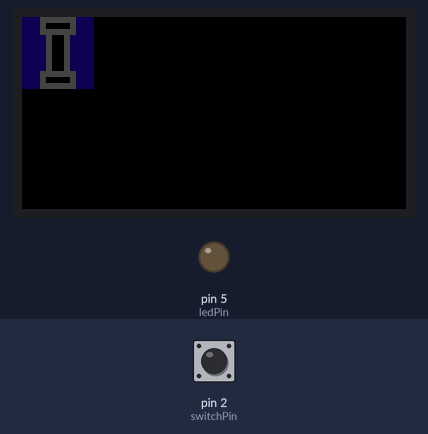
The sketch below on a simulated Arduino Mega 2560, built with avr-gcc and run on an emulated ATmega2560. Shown: 64×32 colour display, output pins drawn as LEDs (lit = HIGH). The test bench sets the inputs (shaded band); at power-on: pin 2 (switchPin) HIGH.

Above: at 1.2 s.
1.3 s: pin 2 (switchPin) pulled LOW for 0.15 s
At 2.4 s:
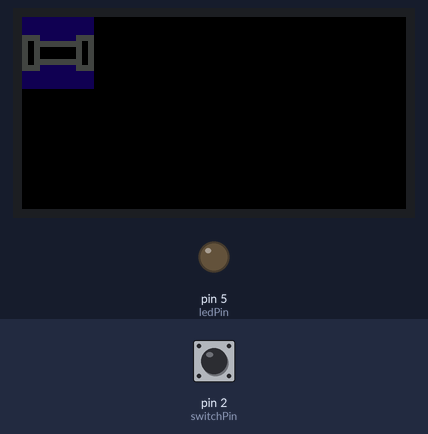
Timing chart, 0 to 4.3 s (numbered marks = the images above; inputs shaded):
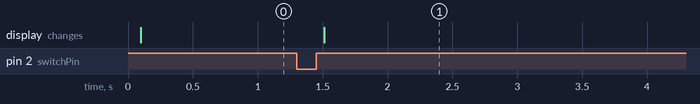

Measured:
- after the input at 1.3 s, the display: changes after 0.21 s (image 1)

The sketch:

pipe_rotation.ino
```cpp
#include <RGBmatrixPanel.h>

/* button setup */
const int switchPin = 2;
const int ledPin = 5;

int ledState = LOW;
int currentState = LOW;
int lastState = LOW;

unsigned long lastDebounceTime;
unsigned long debounceTime = 50;

/* LED matrix setup */
#define CLK 11 // USE THIS ON ARDUINO MEGA
#define OE   9
#define LAT 10
#define A   A0
#define B   A1
#define C   A2
#define D   A3

RGBmatrixPanel matrix(A, B, C, D, CLK, LAT, OE, false, 64);
int locationx = 0;
int locationy = 0;
//location x, y is the corner of the square of the pipe area


void setup() {
  // button
  pinMode(switchPin, INPUT_PULLUP);
  pinMode(ledPin, OUTPUT);

  // LED matrix
  matrix.begin();
}

void loop() {
  int readSwitch = digitalRead(switchPin);

  //check to see if new read is same as old state, if not then new lastDebounceTime
  if(readSwitch != lastState){
    lastDebounceTime = millis();
  }

  // put your main code here, to run repeatedly:
  if((millis()-lastDebounceTime)>debounceTime){
    //we only want to do something if the state changes
    if(readSwitch!=currentState){
      currentState = readSwitch;
      if(currentState == HIGH){
        //toggle between on and off
        ledState = !ledState;
          if (ledState){
            draw_vertical_pipe();
          }
          else{
            draw_horizontal_pipe();
          }
      }
    }
  }
  lastState = readSwitch;
}

void draw_vertical_pipe(void){
  //Vertical Pipe
  //filling pipe rectangle
  matrix.fillRect(locationx, locationy, 12, 12, matrix.Color444(1, 0, 5));
  //rectangle on bottom side
  matrix.drawRect(locationx + 3, locationy, 6, 3, matrix.Color444(4, 4, 4));
  matrix.fillRect(locationx + 4, locationy + 1, 4, 1, matrix.Color444(0,0,0));
  //middle rectangle
  matrix.drawRect(locationx + 4, locationy + 2, 4, 8, matrix.Color444(4, 4, 4));
  matrix.fillRect(locationx + 5, locationy + 3, 2, 6, matrix.Color444(0,0,0));
  //rectangle on top side
  matrix.drawRect(locationx + 3, locationy + 9, 6, 3, matrix.Color444(4, 4, 4));
  matrix.fillRect(locationx + 4, locationy + 10, 4, 1, matrix.Color444(0, 0, 0));
}

void draw_horizontal_pipe(void){
  //Horizontal Pipe
  //filling pipe rectangle
  matrix.fillRect(locationx, locationy, 12, 12, matrix.Color444(1, 0, 5));
  //rectangle on right side
  matrix.drawRect(locationx, locationy + 3, 3, 6, matrix.Color444(4, 4, 4));
  matrix.fillRect(locationx + 1, locationy + 4, 1, 4, matrix.Color444(0,0,0));
  //middle rectangle
  matrix.drawRect(locationx + 2, locationy + 4, 8, 4, matrix.Color444(4, 4, 4));
  matrix.fillRect(locationx + 3, locationy + 5, 6, 2, matrix.Color444(0,0,0));
  //rectangle on left side
  matrix.drawRect(locationx + 9, locationy + 3, 3, 6, matrix.Color444(4, 4, 4));
  matrix.fillRect(locationx + 10, locationy + 4, 1, 4, matrix.Color444(0, 0, 0));
}
```
